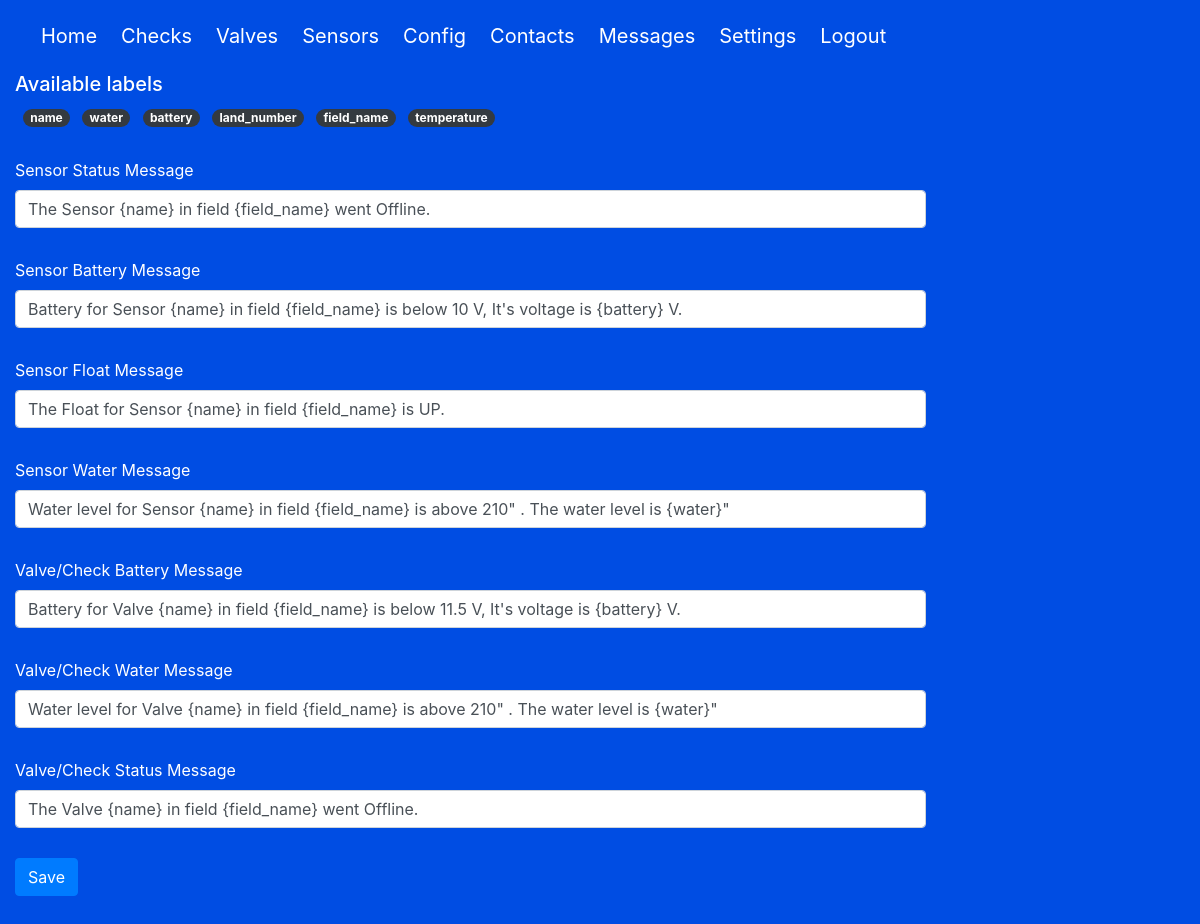
/messages (signed in), run on an earlier commit of the app's database.
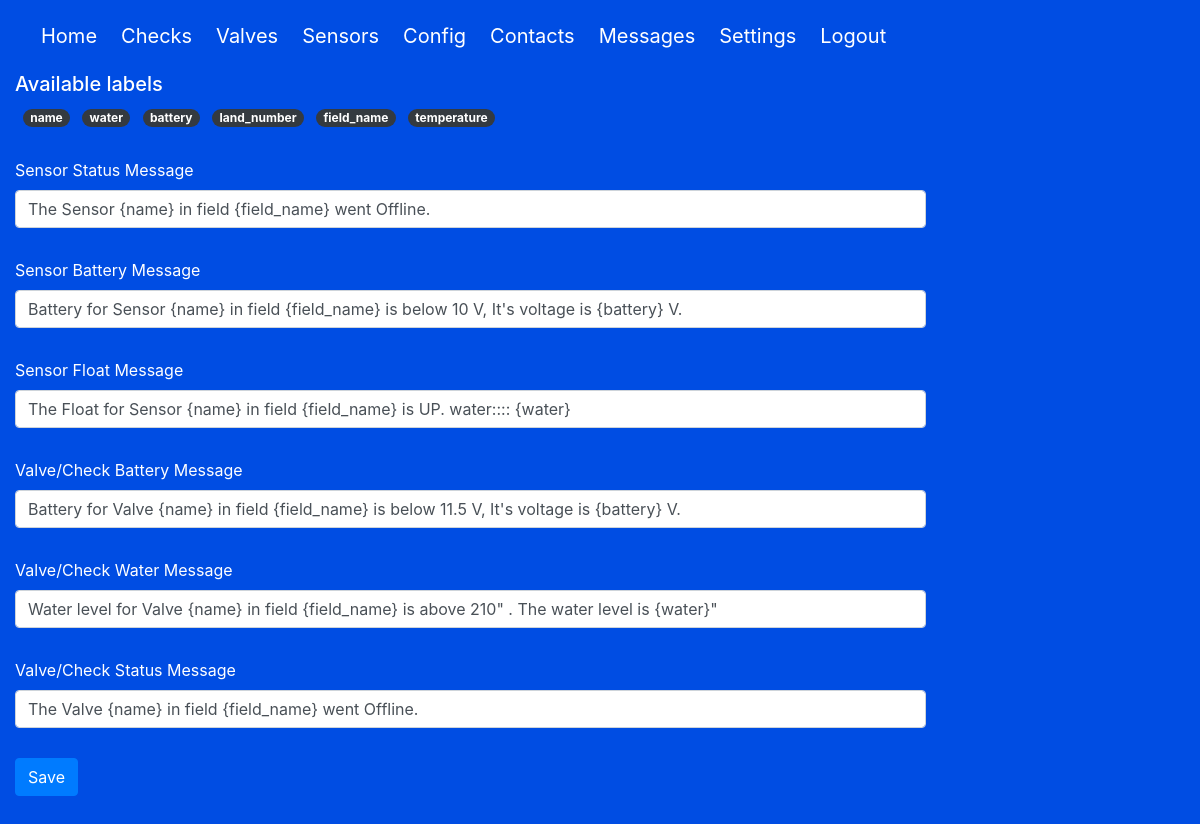
And on a later commit of the database.
### models.py (models this page shows)
class LabelMessage(db.Model, SerializerMixin):
    __tablename__ = 'label_message'
    id = db.Column(db.Integer, primary_key=True)
    name = db.Column(db.String(100), unique=True)

class Message(db.Model, SerializerMixin):
    __tablename__ = 'message'
    id = db.Column(db.Integer, primary_key=True)
    name = db.Column(db.String(100))
    mess_type = db.Column(db.String(20))
    message = db.Column(db.String(1000))

### main.py (the view, shortened to what this page needs)
@main.route('/messages', methods=["GET", "POST"])
@login_required
def messages():
    labels = [label.to_dict() for label in LabelMessage.query.all()]
    msgs = [message.to_dict() for message in Message.query.all()]
    if request.method == 'GET':
        is_admin = current_app.config['ADMIN_USER']
        return render_template('messages.html', labels=labels, messages=msgs, is_admin=is_admin)

### app.py (called while the page is built)
@login_manager.user_loader
def load_user(user_id):
    return User.query.get(int(user_id))

### templates/messages.html (shortened to what this page needs)
{% extends "base.html" %}
{% block content %}
    <h5>Available labels</h5>
    {% for label in labels %}
        <span class="badge badge-pill badge-dark ml-2">{{ label.name }}</span>
    {% endfor %}
    <form method="post">
        {% for message in messages %}
            <div class="form-group">
                <label>
                    {{ message.mess_type[0] | upper }}{{ message.mess_type[1:] }}{{ '/Check' if message.mess_type == 'valve' }}
                    {{ message.name[0] | upper }}{{ message.name[1:] }} Message</label>
                <input class="form-control" name="{{ '{}_{}'.format(message.name, message.mess_type) }}"
                       value="{{ message.message }}">
            </div>
        {% endfor %}
        <button type="submit" class="btn btn-primary">Save</button>
    </form>
{% endblock %}

### templates/base.html (shortened to what this page needs)
<!DOCTYPE html>
<html>
<head>
    <link rel="stylesheet" href="../static/css/bulma.min.css"/>
    <link rel="stylesheet" href="../static/bootstrap4/css/bootstrap.min.css"/>
    <link rel="stylesheet" href="../static/css/main.css"/>
</head>
<body>
<section class="hero is-primary is-fullheight" style="min-width: 100%; float: left">
    <div class="hero-head">
        <nav class="navbar">
            <div class="container">
                <div id="navbarMenuHeroA" class="navbar-menu navbar-brand">
                    <div class="navbar-start">
                        {% if current_user.is_authenticated %}
                            {% if is_admin %}
                                <a href="{{ url_for('main.index') }}" class="navbar-item">
                                    Home
                                </a>
                                <a href="{{ url_for('main.check') }}" class="navbar-item">
                                    Checks
                                </a>
                                <a href="{{ url_for('main.valve') }}" class="navbar-item">
                                    Valves
                                </a>
                            {% endif %}
                            <a href="{{ url_for('main.sensor') }}" class="navbar-item">
                                Sensors
                            </a>
                            {% if is_admin %}
                                <a href="{{ url_for('sets.configuration') }}" class="navbar-item">
                                    Config
                                </a>
                            {% endif %}
                            <a href="{{ url_for('contact.contacts') }}" class="navbar-item">
                                Contacts
                            </a>
                            <a href="{{ url_for('main.messages') }}" class="navbar-item">
                                Messages
                            </a>
                            <a href="{{ url_for('main.settings') }}" class="navbar-item">
                                Settings
                            </a>
                            <a href="{{ url_for('auth.logout') }}" class="navbar-item">
                                Logout
                            </a>
                        {% endif %}
                    </div>
                </div>
            </div>
        </nav>
    </div>
    <div class="hero-body">
        <div class="container">
            {% block content %}
            {% endblock %}
        </div>
    </div>
</section>
</body>
</html>

### static/css/main.css (style rules this page uses)
body { overflow: scroll !important; background-color: #004DE3; }
.hero.is-primary { background-color: #004DE3; }
.hero-body .container { max-width: 80%; }
@media only screen
and (min-device-width: 768px)
and (max-device-width: 1024px) { .container { margin-left: 0; } }
@media only screen
and (min-device-width: 768px)
and (max-device-width: 1024px) { .hero-body { padding-left: 0 !important; padding-top: 0; } }
.form-group { margin: 30px 0; }
.hero-head .container { margin-left: 10px; }

What changed in the data, as far as the page shows it:
removed Message: mess_type "S", mess_type "ensor", name "W", name "ater", message "Water level for Sensor {name} in field {field_name} is above 210\" . The water level is {water}\""
changed Message "loat": message "The Float for Sensor {name} in field {field_name} is UP." → "The Float for Sensor {name} in field {field_name} is UP. water:::: {water}"
